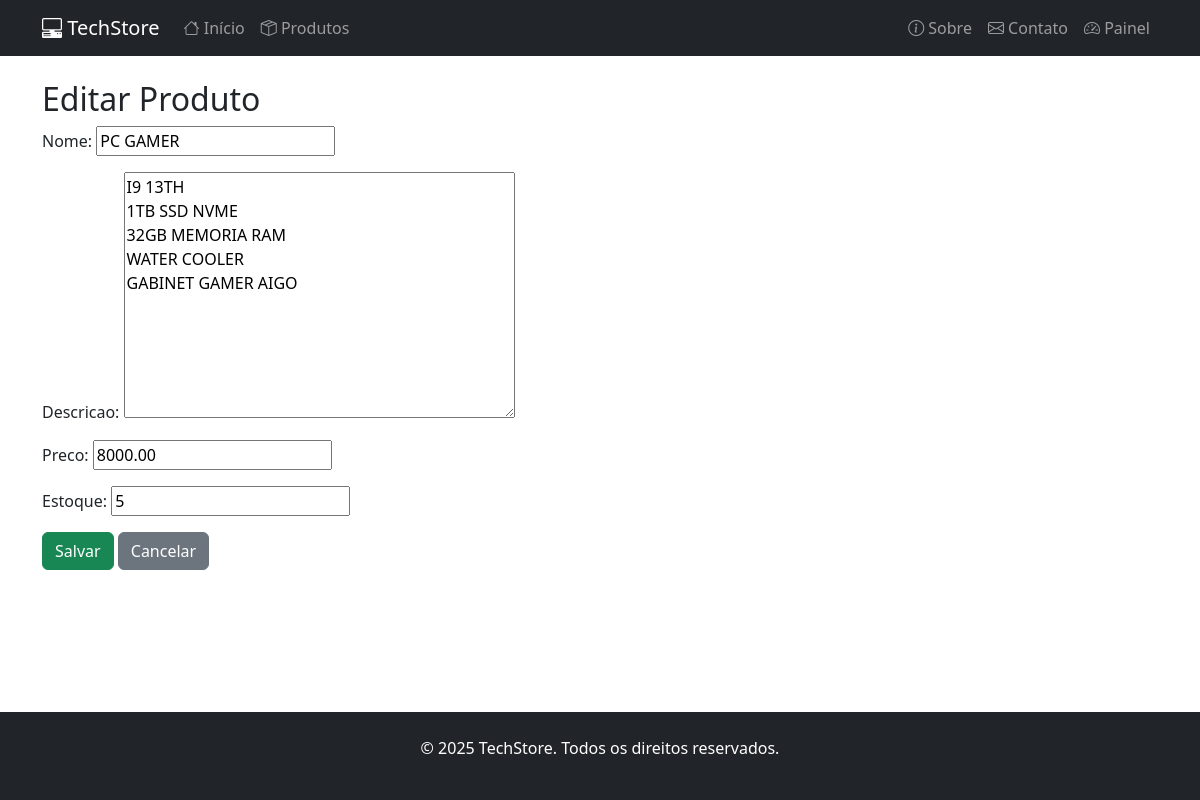
Page /produtos/editar/1/ (signed in) on the committed database.
### portal/models.py (models this page shows, shortened)
class Produto(models.Model):
    nome = models.CharField(max_length=200)
    descricao = models.TextField()
    preco = models.DecimalField(max_digits=10, decimal_places=2)
    quantidade_estoque = models.PositiveIntegerField(default=0)
    data_cadastro = models.DateTimeField(auto_now_add=True)
    vendas = models.PositiveIntegerField(default=0)

### portal/views.py (the view)
# urls.py: path('produtos/editar/<int:produto_id>/', editar_produto, name='editar_produto'),
@login_required
def editar_produto(request, produto_id):
    produto = get_object_or_404(Produto, id=produto_id)
    if request.method == "POST":
        form = ProdutoForm(request.POST, instance=produto)
        if form.is_valid():
            form.save()
            return redirect('listar_produtos')
    else:
        form = ProdutoForm(instance=produto)
    return render(request, 'portal/editar_produto.html', {'form': form, 'produto': produto})

### portal/forms.py (shortened to what this page needs)
class ProdutoForm(forms.ModelForm):
    class Meta:
        model = Produto
        fields = ['nome', 'descricao', 'preco', 'quantidade_estoque']
        labels = {
            'quantidade_estoque': 'Estoque'
        }

### portal/template/portal/editar_produto.html (shortened to what this page needs)
{% extends 'portal/base.html' %}
{% block content %}
<h2>Editar Produto</h2>
<form method="post">
    {{ form.as_p }}
    <button type="submit" class="btn btn-success">Salvar</button>
    <a href="{% url 'listar_produtos' %}" class="btn btn-secondary">Cancelar</a>
</form>
{% endblock %}

### portal/template/portal/base.html (style rules this page uses)
html, body { height: 100%; display: flex; flex-direction: column; }

### rows in the picture
Produto: nome "PC GAMER", descricao "I9 13TH 1TB SSD NVME 32GB MEMORIA RAM WATER COOLER GABINET GAMER AIGO", preco "8000.00", quantidade_estoque "5"
